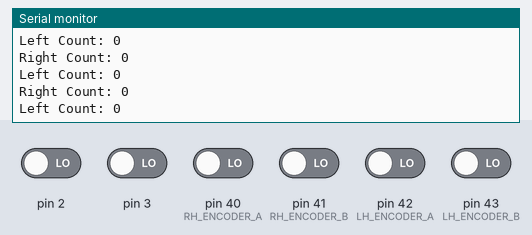
A sketch run on a simulated Arduino Mega 2560, built with avr-gcc and run on an emulated ATmega2560. Parts: the last lines printed to the serial monitor. The inputs (shaded band) are chosen by the test bench; at power-on: pin 2, pin 3, pin 40 (RH_ENCODER_A), pin 41 (RH_ENCODER_B), pin 42 (LH_ENCODER_A), pin 43 (LH_ENCODER_B) LOW.

Above: at 1.2 s.
1.3 s: pin 2 driven HIGH
At 1.82 s:
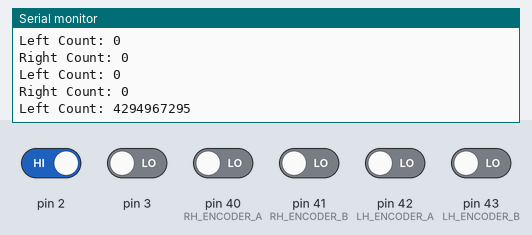
2.8 s: pin 3 driven HIGH
4.3 s: pin 2 driven LOW
At 4.83 s:
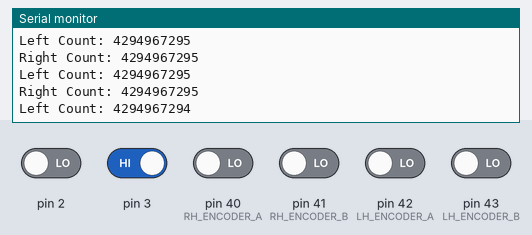

The sketch:

02motor_encoder_test.ino
```cpp
/*
 * Encoder example sketch
 * by Andrew Kramer
 * 1/1/2016
 *
 * Records encoder ticks for each wheel
 * and prints the number of ticks for
 * each encoder every 500ms
 *
 */

// pins for the encoder inputs
#define RH_ENCODER_A 40
#define RH_ENCODER_B 41
#define LH_ENCODER_A 42
#define LH_ENCODER_B 43

// variables to store the number of encoder pulses
// for each motor
volatile unsigned long leftCount = 0;
volatile unsigned long rightCount = 0;

void setup() {
  pinMode(LH_ENCODER_A, INPUT);
  pinMode(LH_ENCODER_B, INPUT);
  pinMode(RH_ENCODER_A, INPUT);
  pinMode(RH_ENCODER_B, INPUT);

  // initialize hardware interrupts
  attachInterrupt(0, leftEncoderEvent, CHANGE);
  attachInterrupt(1, rightEncoderEvent, CHANGE);

  Serial.begin(9600);
}

void loop() {
  Serial.print("Right Count: ");
  Serial.println(rightCount);
  Serial.print("Left Count: ");
  Serial.println(leftCount);
  Serial.println();
  delay(500);
}

// encoder event for the interrupt call
void leftEncoderEvent() {
  if (digitalRead(LH_ENCODER_A) == HIGH) {
    if (digitalRead(LH_ENCODER_B) == LOW) {
      leftCount++;
    } else {
      leftCount--;
    }
  } else {
    if (digitalRead(LH_ENCODER_B) == LOW) {
      leftCount--;
    } else {
      leftCount++;
    }
  }
}

// encoder event for the interrupt call
void rightEncoderEvent() {
  if (digitalRead(RH_ENCODER_A) == HIGH) {
    if (digitalRead(RH_ENCODER_B) == LOW) {
      rightCount++;
    } else {
      rightCount--;
    }
  } else {
    if (digitalRead(RH_ENCODER_B) == LOW) {
      rightCount--;
    } else {
      rightCount++;
    }
  }
}
```

Measured:
- after the input at 1.3 s, the serial monitor: prints a new line after 0.22 s (image 1)
- after the input at 4.3 s, the serial monitor: prints a new line after 0.23 s (image 2)
